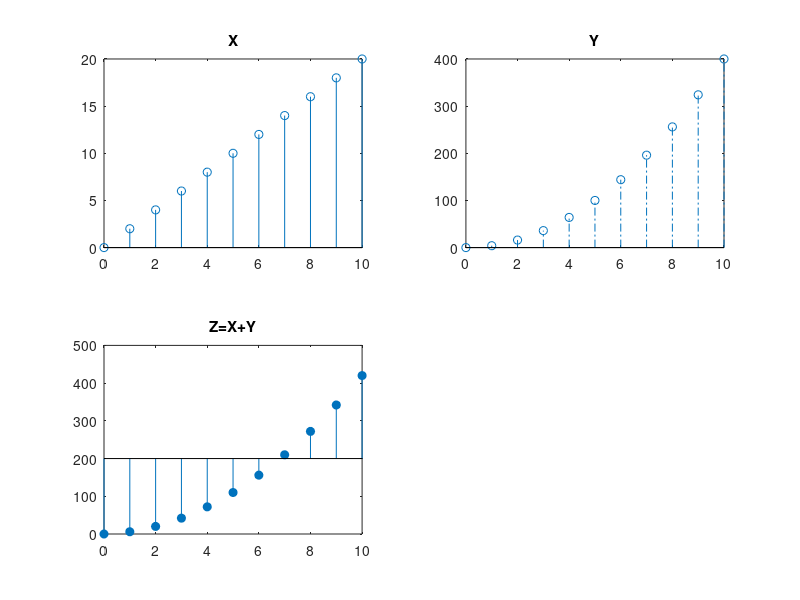

MATLAB code to generate this figure:
clc;
close all;
clear;2
t=0:10;
X=2*t;
Y=4*t.*t;
Z=X+Y;
subplot(2,2,1);stem(t,X)
title('X')
subplot(2,2,2);stem(t,Y,'LineStyle','-.')
title('Y')
subplot(2,2,3);g=stem(t,Z,'fill');
hbase=get(g,'Baseline');
set(hbase,'BaseValue',200)
title('Z=X+Y')